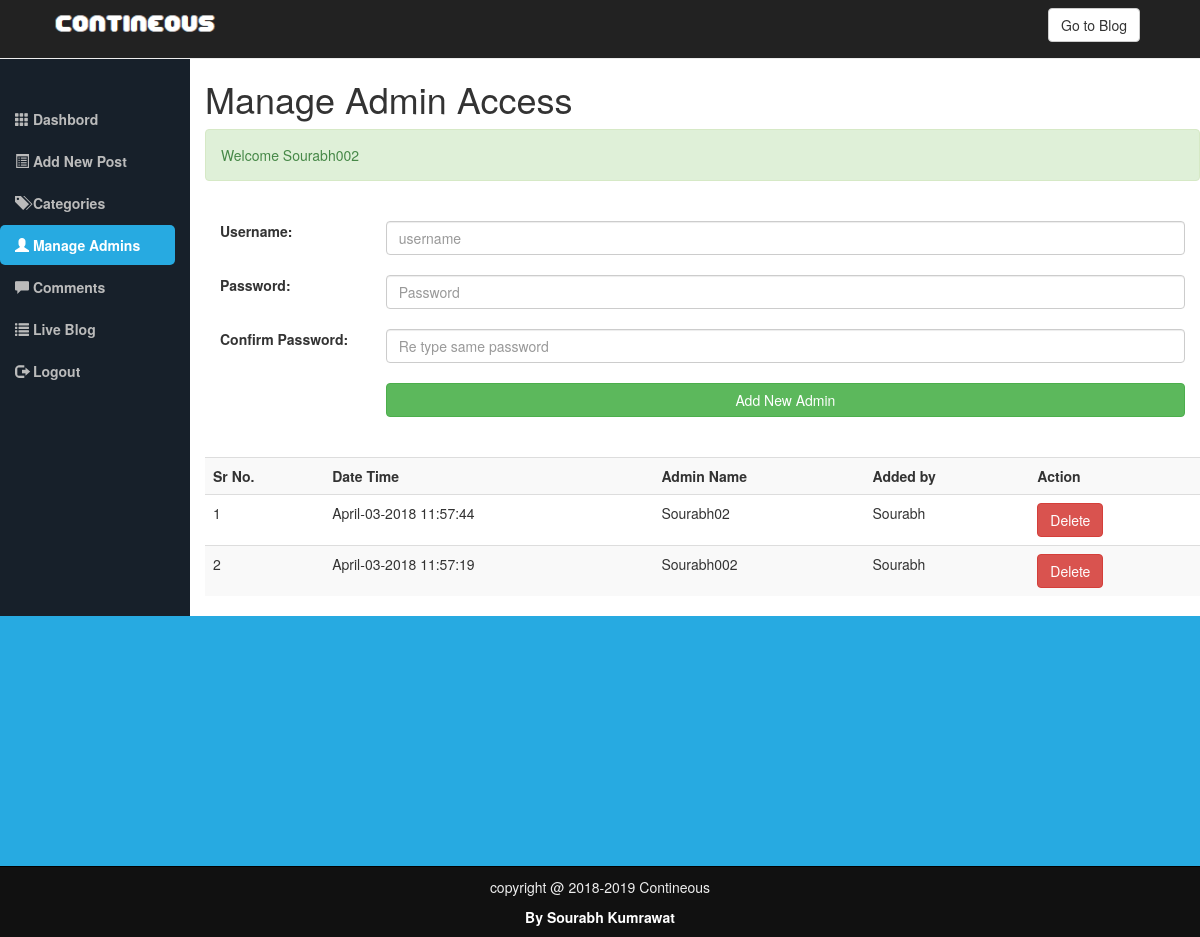
/Admins.php (signed in), run on the app's committed database.
### tables this page shows
CREATE TABLE `registraition` (
  `id` int(10) NOT NULL,
  `datetime` varchar(50) NOT NULL,
  `username` varchar(200) NOT NULL,
  `password` varchar(200) NOT NULL,
  `addedby` varchar(100) NOT NULL
);

### Admins.php (the view, shortened to what this page needs)
<?php
  require_once("Include/Sessions.php");
   require_once("Include/Functions.php");
 ?>
<!DOCTYPE html>
<html>
<head>
	<link rel="stylesheet" type="text/css" href="css/bootstrap.min.css">
	<link rel="stylesheet" type="text/css" href="css/adminstyles.css">
</head>
<body>
<nav class=" navbar-inverse" role="navigation">
  <div class="container">
    <div class="navbar-header">
      <a class="navbar-brand" href="Blog.php">
        <img style="margin-top: -12px;" src="images/Capture.png" width=180; height=40 >
      </a>
    </div>
    <div class="collapse navbar-collapse" id="collapse">
      <span class="navbar-form navbar-right">
        <a href="Blog.php"><button class="btn btn-default">Go to Blog</button></a>
      </span>
    </div>
  </div>
</nav>
	<div class="container-fluid" >
		<div class="row">
			<div class="col-sm-2">
					<br><br>
				<ul id="Side_Menu" class="nav nav-pills nav-stacked">
					<li ><a href="Dashbord.php"><span class="glyphicon glyphicon-th"></span>&nbsp;Dashbord</a></li>
					<li><a href="AddNewPost.php"> <span class="glyphicon glyphicon-list-alt"></span>&nbsp;Add New Post</a></li>
					<li ><a href="Categories.php"> <span class="glyphicon glyphicon-tags"></span>&nbsp;Categories</a></li>
					<li class="active"><a href="Admins.php"> <span class="glyphicon glyphicon-user"></span>&nbsp;Manage Admins</a></li>
					<li><a href="Comments.php"> <span class="glyphicon glyphicon-comment"></span>&nbsp;Comments</a></li>
					<li><a href="Blog.php"><span class="glyphicon glyphicon-list"></span>&nbsp;Live Blog</a></li>
					<li><a href="Logout.php"> <span class="glyphicon glyphicon-log-out"></span>&nbsp;Logout</a></li>
				</ul>
			</div>
			<div class="col-sm-10">
				<h1>Manage Admin Access</h1>
    			<?php echo Message();
                      echo SuccessMessage();
				 ?>
    			<div>
    				<form action="Admins.php" method="post">
    					<fieldset>
    						<div class="form-group">
                <div class="col-sm-2" id="padding20">
    							<label for="username">Username:</label><br>
                  </div>
                  <div class="col-sm-10" id="padding20">
    							<input class="form-control" type="text" name="Username" id="username" placeholder="username">
                </div>
                </div>
                    <div class="form-group">
                  <div class="col-sm-2" id="padding20">
                  <label for="Password">Password:</label><br>
                  </div>
                  <div class="col-sm-10" id="padding20">
                  <input class="form-control" type="Password" name="Password" id="Password" placeholder="Password">
                </div></div>
                    <div class="form-group">
                    <div class="col-sm-2" id="padding20">
                  <label for="categoryname">Confirm Password:</label><br>
                  </div>
                  <div class="col-sm-10" id="padding20">
                  <input class="form-control" type="Password" name="ConfirmPassword" id="ConfirmPassword" placeholder="Re type same password">
                  </div>
                </div>
                  <br>
                  <div class="col-sm-offset-2 col-sm-10" id="padding20">
                 <input class="btn btn-success btn-block" type="Submit" name="Submit" value="Add New Admin">
                 </div>
                 <br><br>
    					</fieldset>
    				</form>
    			</div>
          <br>
          <br>
    			<div class="table-responsive">
    				<table class="table table-striped table-hover">
    					<tr>
    						<th>Sr No.</th>
    						<th>Date Time</th>
    						<th> Admin Name</th>
    						<th>Added by</th>
                <th>Action</th>
    					</tr>
    				<?php
    				$ViewQuery="SELECT * FROM registraition ORDER BY id desc";
    				$Execute=mysqli_query($Connection,$ViewQuery);
                    $SrNo=0;
    				while ($DataRows=mysqli_fetch_array($Execute)) {
    					$Id=$DataRows["id"];
    					$DateTime=$DataRows["datetime"];
    					$Username=$DataRows["username"];
    					$Admin=$DataRows["addedby"];
    					$SrNo++;
    				?>
    				<tr>
    					<td><?php echo $SrNo;  ?></td>
    					<td><?php echo $DateTime;  ?></td>
    					<td><?php echo $Username;  ?></td>
    					<td><?php echo $Admin;  ?></td>
              <td><a href="AdminDelete.php?id=<?php echo $Id; ?>"><span class="btn btn-danger">Delete</span></a></td>
    				</tr>
    			<?php } ?>
    				</table>
    			</div>
			</div>
		</div>
	</div>
  <div style="height: 250px; background: #27aae1;"></div>
  <div id="Footer">
    <p>copyright @ 2018-2019 Contineous</p>
    <a style="color: white; text-decoration: none; cursor: pointer; font-weight: bold; " href="#">By Sourabh Kumrawat</a>
  </div>
</body>
</html>

### css/adminstyles.css (style rules this page uses)
body { background: #17202A; }
.col-sm-10 { background-color: #fff; }
#Side_Menu a { color: #bbb; font-weight: bold; }
#Side_Menu .active a { color: #fff; background-color: #27aae1; font-weight: bold; }
#Footer { padding: 10px; border-top: 1px solid black; color: #eeeeee; background-color: #111111; text-align: center; }
#padding20 { padding-top: 20px; }

### data on the page
registraition: datetime "April-03-2018 11:57:44", username "Sourabh02", addedby "Sourabh"
registraition: datetime "April-03-2018 11:57:19", username "Sourabh002", addedby "Sourabh"

### other printed values
SuccessMessage() "Welcome Sourabh002"
